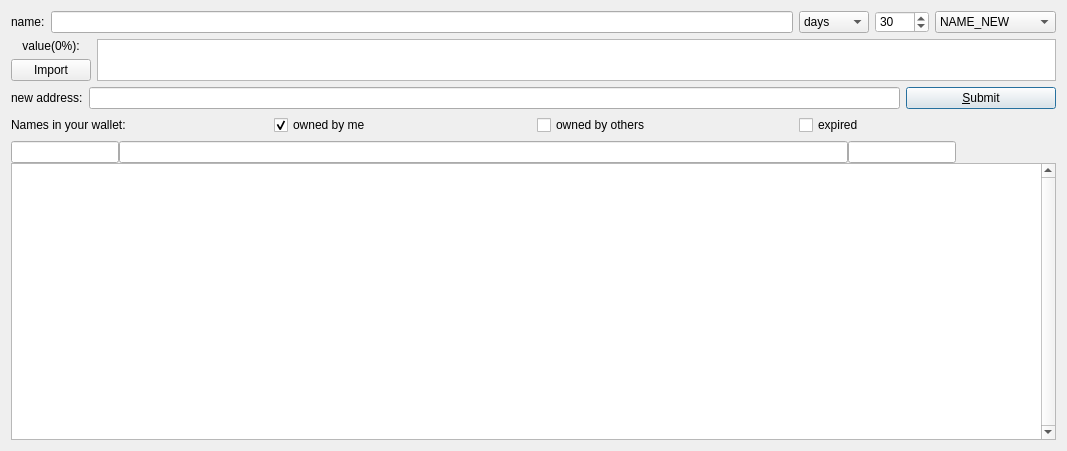
<?xml version="1.0" encoding="UTF-8"?>
<ui version="4.0">
 <class>DNSPage</class>
 <widget class="QDialog" name="DNSPage">
  <property name="geometry">
   <rect>
    <x>0</x>
    <y>0</y>
    <width>1067</width>
    <height>451</height>
   </rect>
  </property>
  <property name="sizePolicy">
   <sizepolicy hsizetype="Preferred" vsizetype="Preferred">
    <horstretch>0</horstretch>
    <verstretch>0</verstretch>
   </sizepolicy>
  </property>
  <property name="windowTitle">
   <string>DNS</string>
  </property>
  <layout class="QVBoxLayout" name="verticalLayout_3">
   <item>
    <layout class="QHBoxLayout" name="horizontalLayout">
     <item>
      <widget class="QLabel" name="label_4">
       <property name="sizePolicy">
        <sizepolicy hsizetype="Preferred" vsizetype="Maximum">
         <horstretch>0</horstretch>
         <verstretch>0</verstretch>
        </sizepolicy>
       </property>
       <property name="text">
        <string>name:</string>
       </property>
       <property name="alignment">
        <set>Qt::AlignLeading|Qt::AlignLeft|Qt::AlignVCenter</set>
       </property>
      </widget>
     </item>
     <item>
      <widget class="QValidatedLineEdit" name="registerName">
       <property name="toolTip">
        <string>&lt;html&gt;&lt;head/&gt;&lt;body&gt;&lt;p&gt;Enter name.&lt;/p&gt;&lt;/body&gt;&lt;/html&gt;</string>
       </property>
       <property name="text">
        <string notr="true"/>
       </property>
      </widget>
     </item>
     <item>
      <widget class="QComboBox" name="txTimeTypeSelector">
       <property name="currentIndex">
        <number>0</number>
       </property>
       <item>
        <property name="text">
         <string>days</string>
        </property>
       </item>
       <item>
        <property name="text">
         <string>months</string>
        </property>
       </item>
       <item>
        <property name="text">
         <string>years</string>
        </property>
       </item>
      </widget>
     </item>
     <item>
      <widget class="QSpinBox" name="registerTimeUnits">
       <property name="toolTip">
        <string>&lt;html&gt;&lt;head/&gt;&lt;body&gt;&lt;p&gt;Set number of days that will be added to name expire time.&lt;/p&gt;&lt;/body&gt;&lt;/html&gt;</string>
       </property>
       <property name="styleSheet">
        <string notr="true">background-color: rgb(255, 255, 255);
color: rgb(0, 0, 0);</string>
       </property>
       <property name="maximum">
        <number>9999</number>
       </property>
       <property name="value">
        <number>30</number>
       </property>
      </widget>
     </item>
     <item>
      <widget class="QComboBox" name="txTypeSelector">
       <property name="styleSheet">
        <string notr="true">color: rgb(0, 0, 0);</string>
       </property>
       <property name="currentIndex">
        <number>0</number>
       </property>
       <item>
        <property name="text">
         <string>NAME_NEW</string>
        </property>
       </item>
       <item>
        <property name="text">
         <string>NAME_UPDATE</string>
        </property>
       </item>
       <item>
        <property name="text">
         <string>NAME_DELETE</string>
        </property>
       </item>
      </widget>
     </item>
    </layout>
   </item>
   <item>
    <layout class="QHBoxLayout" name="horizontalLayout_3">
     <item>
      <layout class="QVBoxLayout" name="verticalLayout">
       <item>
        <widget class="QLabel" name="labelValue">
         <property name="sizePolicy">
          <sizepolicy hsizetype="Preferred" vsizetype="Maximum">
           <horstretch>0</horstretch>
           <verstretch>0</verstretch>
          </sizepolicy>
         </property>
         <property name="text">
          <string>value(0%):</string>
         </property>
         <property name="alignment">
          <set>Qt::AlignCenter</set>
         </property>
        </widget>
       </item>
       <item>
        <widget class="QPushButton" name="importValueButton">
         <property name="text">
          <string>Import</string>
         </property>
        </widget>
       </item>
      </layout>
     </item>
     <item>
      <widget class="QPlainTextEdit" name="registerValue">
       <property name="sizePolicy">
        <sizepolicy hsizetype="Expanding" vsizetype="Ignored">
         <horstretch>0</horstretch>
         <verstretch>0</verstretch>
        </sizepolicy>
       </property>
      </widget>
     </item>
    </layout>
   </item>
   <item>
    <layout class="QHBoxLayout" name="horizontalLayout_4">
     <item>
      <widget class="QLabel" name="labelAddress">
       <property name="enabled">
        <bool>true</bool>
       </property>
       <property name="sizePolicy">
        <sizepolicy hsizetype="Preferred" vsizetype="Maximum">
         <horstretch>0</horstretch>
         <verstretch>0</verstretch>
        </sizepolicy>
       </property>
       <property name="text">
        <string>new address:</string>
       </property>
       <property name="alignment">
        <set>Qt::AlignLeading|Qt::AlignLeft|Qt::AlignVCenter</set>
       </property>
      </widget>
     </item>
     <item>
      <widget class="QValidatedLineEdit" name="registerAddress">
       <property name="enabled">
        <bool>true</bool>
       </property>
       <property name="toolTip">
        <string>&lt;html&gt;&lt;head/&gt;&lt;body&gt;&lt;p&gt;Enter new owner address, or leave blank to keep current ownership.&lt;/p&gt;&lt;/body&gt;&lt;/html&gt;</string>
       </property>
       <property name="text">
        <string notr="true"/>
       </property>
      </widget>
     </item>
     <item>
      <widget class="QPushButton" name="submitNameButton">
       <property name="sizePolicy">
        <sizepolicy hsizetype="Fixed" vsizetype="Fixed">
         <horstretch>0</horstretch>
         <verstretch>0</verstretch>
        </sizepolicy>
       </property>
       <property name="minimumSize">
        <size>
         <width>150</width>
         <height>0</height>
        </size>
       </property>
       <property name="toolTip">
        <string>&lt;html&gt;&lt;head/&gt;&lt;body&gt;&lt;p&gt;This will send name_new or name_update transaction (if you already did name_new).&lt;/p&gt;&lt;/body&gt;&lt;/html&gt;</string>
       </property>
       <property name="layoutDirection">
        <enum>Qt::LeftToRight</enum>
       </property>
       <property name="text">
        <string>&amp;Submit</string>
       </property>
       <property name="icon">
        <iconset resource="../sequence.qrc">
         <normaloff>:/icons/send</normaloff>:/icons/send</iconset>
       </property>
       <property name="default">
        <bool>true</bool>
       </property>
      </widget>
     </item>
    </layout>
   </item>
   <item>
    <layout class="QHBoxLayout" name="horizontalLayout_5">
     <item>
      <widget class="QLabel" name="label_5">
       <property name="sizePolicy">
        <sizepolicy hsizetype="Preferred" vsizetype="Maximum">
         <horstretch>0</horstretch>
         <verstretch>0</verstretch>
        </sizepolicy>
       </property>
       <property name="text">
        <string>Names in your wallet:</string>
       </property>
       <property name="alignment">
        <set>Qt::AlignLeading|Qt::AlignLeft|Qt::AlignVCenter</set>
       </property>
       <property name="buddy">
        <cstring>tableView</cstring>
       </property>
      </widget>
     </item>
     <item>
      <widget class="QCheckBox" name="cbMyNames">
       <property name="text">
        <string>owned by me</string>
       </property>
       <property name="checked">
        <bool>true</bool>
       </property>
      </widget>
     </item>
     <item>
      <widget class="QCheckBox" name="cbOtherNames">
       <property name="text">
        <string>owned by others</string>
       </property>
      </widget>
     </item>
     <item>
      <widget class="QCheckBox" name="cbExpired">
       <property name="text">
        <string>expired</string>
       </property>
      </widget>
     </item>
    </layout>
   </item>
   <item>
    <layout class="QVBoxLayout" name="verticalLayout_2">
     <property name="spacing">
      <number>0</number>
     </property>
     <item>
      <layout class="QHBoxLayout" name="horizontalLayout_2">
       <property name="spacing">
        <number>0</number>
       </property>
       <item>
        <widget class="QValidatedLineEdit" name="nameFilter">
         <property name="sizePolicy">
          <sizepolicy hsizetype="Fixed" vsizetype="Fixed">
           <horstretch>0</horstretch>
           <verstretch>0</verstretch>
          </sizepolicy>
         </property>
         <property name="toolTip">
          <string>Enter part of name to search for</string>
         </property>
         <property name="text">
          <string notr="true"/>
         </property>
        </widget>
       </item>
       <item>
        <widget class="QValidatedLineEdit" name="valueFilter">
         <property name="toolTip">
          <string>Enter part of value to search for</string>
         </property>
         <property name="text">
          <string notr="true"/>
         </property>
        </widget>
       </item>
       <item>
        <widget class="QValidatedLineEdit" name="addressFilter">
         <property name="sizePolicy">
          <sizepolicy hsizetype="Fixed" vsizetype="Fixed">
           <horstretch>0</horstretch>
           <verstretch>0</verstretch>
          </sizepolicy>
         </property>
         <property name="toolTip">
          <string>Enter Namecoin address (or prefix of it)</string>
         </property>
         <property name="text">
          <string notr="true"/>
         </property>
        </widget>
       </item>
       <item>
        <spacer name="horizontalSpacer_ExpiresIn">
         <property name="orientation">
          <enum>Qt::Horizontal</enum>
         </property>
         <property name="sizeType">
          <enum>QSizePolicy::Fixed</enum>
         </property>
         <property name="sizeHint" stdset="0">
          <size>
           <width>100</width>
           <height>20</height>
          </size>
         </property>
        </spacer>
       </item>
      </layout>
     </item>
     <item>
      <widget class="QTableView" name="tableView">
       <property name="contextMenuPolicy">
        <enum>Qt::CustomContextMenu</enum>
       </property>
       <property name="toolTip">
        <string>Double-click name to copy all values</string>
       </property>
       <property name="verticalScrollBarPolicy">
        <enum>Qt::ScrollBarAlwaysOn</enum>
       </property>
       <property name="tabKeyNavigation">
        <bool>false</bool>
       </property>
       <property name="alternatingRowColors">
        <bool>true</bool>
       </property>
       <property name="selectionMode">
        <enum>QAbstractItemView::SingleSelection</enum>
       </property>
       <property name="selectionBehavior">
        <enum>QAbstractItemView::SelectRows</enum>
       </property>
       <property name="sortingEnabled">
        <bool>true</bool>
       </property>
       <attribute name="verticalHeaderVisible">
        <bool>false</bool>
       </attribute>
      </widget>
     </item>
    </layout>
   </item>
  </layout>
 </widget>
 <customwidgets>
  <customwidget>
   <class>QValidatedLineEdit</class>
   <extends>QLineEdit</extends>
   <header>qvalidatedlineedit.h</header>
  </customwidget>
 </customwidgets>
 <resources>
  <include location="../sequence.qrc"/>
 </resources>
 <connections/>
</ui>
